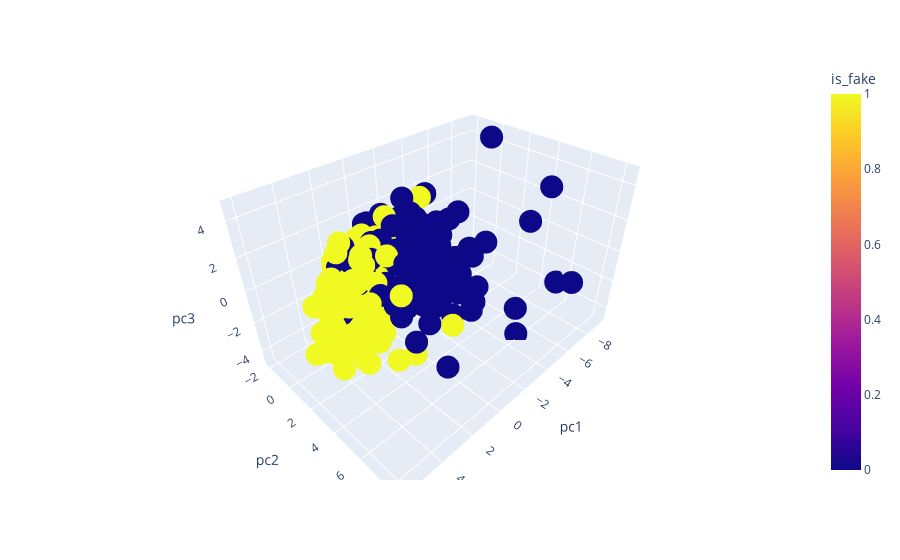

Notebook source saved alongside this figure:
### Code cell
import plotly.express as px

pcs = pd.DataFrame(list(zip(pc1, pc2, pc3, is_fake)),columns =['pc1', 'pc2', 'pc3', 'is_fake']) 
fig = px.scatter_3d(pcs, x='pc1', y='pc2', z='pc3',color='is_fake')
fig.show()

### Figure 1 — Plotly figure (JSON) as saved in the notebook; plotly's stock layout.template omitted (floating-point values rounded to 4 significant figures; data arrays with more than 128 entries replaced by an {"elided": "..."} marker saying what was removed)
{"data": [{"hovertemplate": "pc1=%{x}<br>pc2=%{y}<br>pc3=%{z}<br>is_fake=%{marker.color}<extra></extra>", "legendgroup": "", "marker": {"color": {"elided": "1194 int values"}, "coloraxis": "coloraxis", "symbol": "circle"}, "mode": "markers", "name": "", "scene": "scene", "showlegend": false, "type": "scatter3d", "x": {"elided": "1194 float values"}, "y": {"elided": "1194 float values"}, "z": {"elided": "1194 float values"}}], "layout": {"coloraxis": {"colorbar": {"title": {"text": "is_fake"}}, "colorscale": [[0, "#0d0887"], [0.1111, "#46039f"], [0.2222, "#7201a8"], [0.3333, "#9c179e"], [0.4444, "#bd3786"], [0.5556, "#d8576b"], [0.6667, "#ed7953"], [0.7778, "#fb9f3a"], [0.8889, "#fdca26"], [1, "#f0f921"]]}, "legend": {"tracegroupgap": 0}, "margin": {"t": 60}, "scene": {"domain": {"x": [0, 1], "y": [0, 1]}, "xaxis": {"title": {"text": "pc1"}}, "yaxis": {"title": {"text": "pc2"}}, "zaxis": {"title": {"text": "pc3"}}}}}
